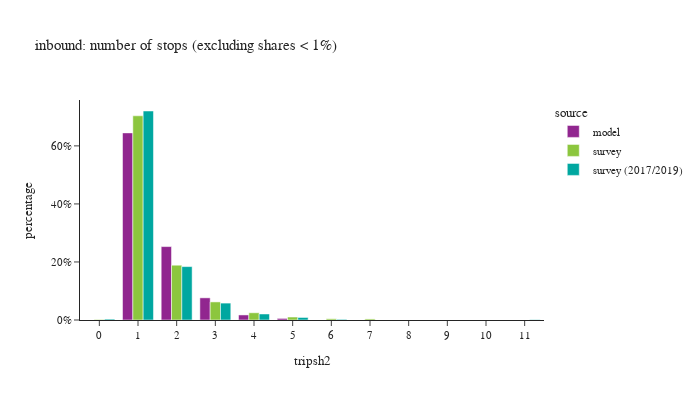

Source (notebook cell):
### Code cell
df_plot = df_tour.groupby(['tripsh2','source'])['toexpfac'].sum().reset_index()
df_plot['percentage'] = df_plot.groupby(['source'], group_keys=False)['toexpfac']. \
    apply(lambda x: x / float(x.sum()))
df_plot = df_plot.loc[df_plot['percentage'] > 0.001]
# df_plot
fig = px.bar(df_plot.sort_values(['source']), x="tripsh2", y="percentage", color="source",
             barmode="group",title="inbound: number of stops (excluding shares < 1%)",
             hover_data=['toexpfac'])
fig.update_layout(height=400, width=700, font=dict(size=11),
                  xaxis = dict(dtick = 1, categoryorder='category ascending'),
                  yaxis=dict(tickformat=".0%"))
fig.show()

### Figure 1 — Plotly figure (JSON) as saved in the notebook; plotly's stock layout.template omitted (floating-point values rounded to 4 significant figures)
{"data": [{"alignmentgroup": "True", "customdata": [[3633276], [1425616], [430362], [98039], [30801]], "hovertemplate": "source=model<br>tripsh2=%{x}<br>percentage=%{y}<br>toexpfac=%{customdata[0]}<extra></extra>", "legendgroup": "model", "marker": {"color": "#91268F", "pattern": {"shape": ""}}, "name": "model", "offsetgroup": "model", "orientation": "v", "showlegend": true, "textposition": "auto", "type": "bar", "x": [1, 2, 3, 4, 5], "xaxis": "x", "y": [0.6448, 0.253, 0.07638, 0.0174, 0.005467], "yaxis": "y"}, {"alignmentgroup": "True", "customdata": [[8964.0], [3554000.0], [21390.0], [953600.0], [314800.0], [18630.0], [125700.0], [51610.0]], "hovertemplate": "source=survey<br>tripsh2=%{x}<br>percentage=%{y}<br>toexpfac=%{customdata[0]}<extra></extra>", "legendgroup": "survey", "marker": {"color": "#8CC63E", "pattern": {"shape": ""}}, "name": "survey", "offsetgroup": "survey", "orientation": "v", "showlegend": true, "textposition": "auto", "type": "bar", "x": [0, 1, 6, 2, 3, 7, 4, 5], "xaxis": "x", "y": [0.001775, 0.7037, 0.004234, 0.1888, 0.06234, 0.003688, 0.0249, 0.01022], "yaxis": "y"}, {"alignmentgroup": "True", "customdata": [[12430.0], [48580.0], [324100.0], [1024000.0], [4009000.0], [17190.0], [115500.0], [6136.0]], "hovertemplate": "source=survey (2017/2019)<br>tripsh2=%{x}<br>percentage=%{y}<br>toexpfac=%{customdata[0]}<extra></extra>", "legendgroup": "survey (2017/2019)", "marker": {"color": "#00A7A0", "pattern": {"shape": ""}}, "name": "survey (2017/2019)", "offsetgroup": "survey (2017/2019)", "orientation": "v", "showlegend": true, "textposition": "auto", "type": "bar", "x": [6, 5, 3, 2, 1, 0, 4, 11], "xaxis": "x", "y": [0.002233, 0.008729, 0.05823, 0.184, 0.7203, 0.003089, 0.02075, 0.001103], "yaxis": "y"}], "layout": {"barmode": "group", "font": {"size": 11}, "height": 400, "legend": {"title": {"text": "source"}, "tracegroupgap": 0}, "title": {"text": "inbound: number of stops (excluding shares < 1%)"}, "width": 700, "xaxis": {"anchor": "y", "categoryorder": "category ascending", "domain": [0, 1], "dtick": 1, "title": {"text": "tripsh2"}}, "yaxis": {"anchor": "x", "domain": [0, 1], "tickformat": ".0%", "title": {"text": "percentage"}}}}
